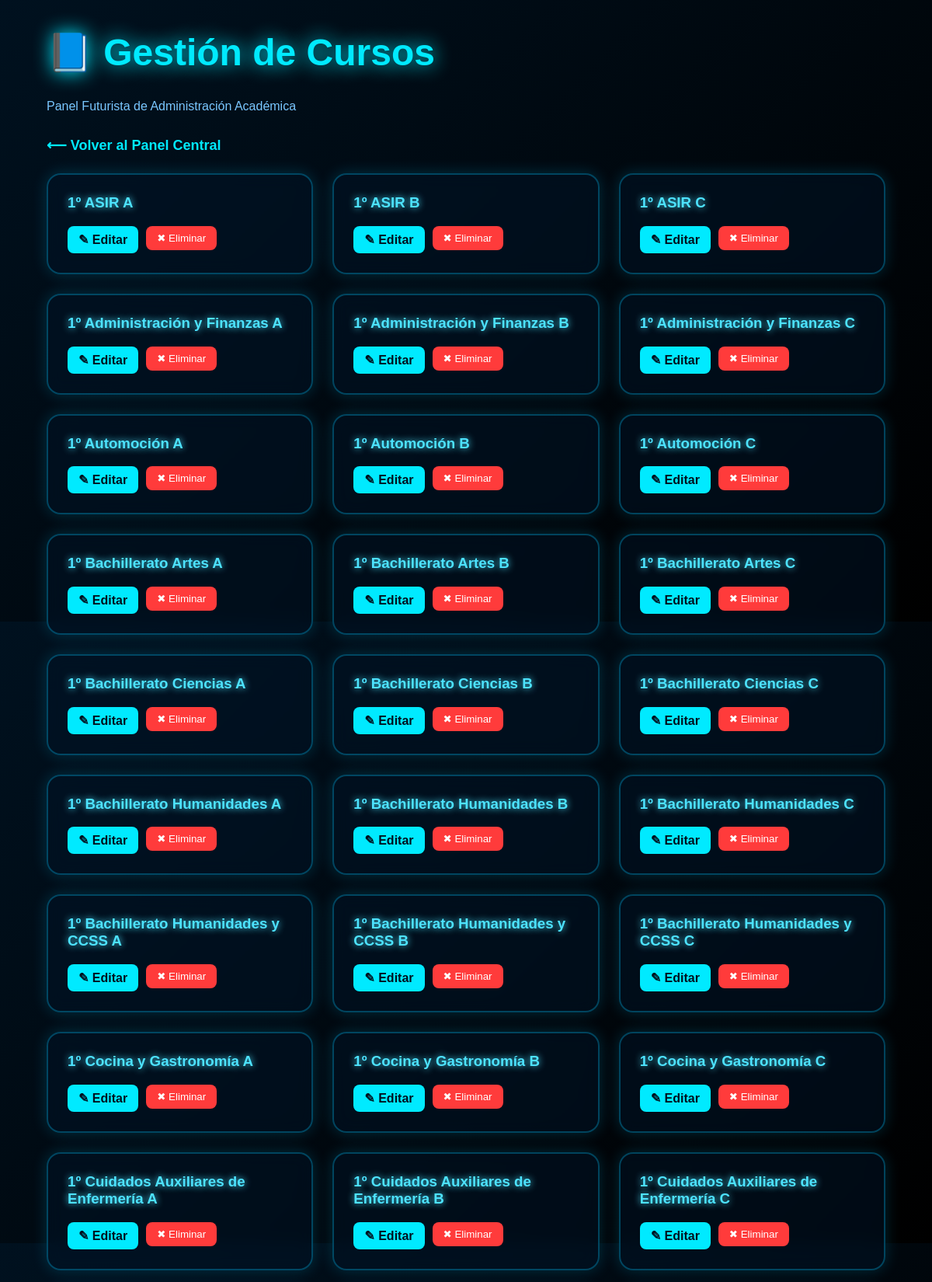
Page /gestion_cursos (signed in, upper part) on the committed database.
### tables this page shows
CREATE TABLE cursos (
    id INTEGER PRIMARY KEY AUTOINCREMENT,
    nombre TEXT UNIQUE NOT NULL
, centro_id INTEGER DEFAULT 1);

### app.py (the view)
@app.route("/gestion_cursos")
def gestion_cursos():
    if not es_coordinador_o_tde():
        return redirect("/login")
    centro_id = get_centro_id()
    conn = sqlite3.connect("servicioedu.db")
    conn.row_factory = sqlite3.Row
    cur = conn.cursor()
    if centro_id:
        cur.execute("SELECT * FROM cursos WHERE centro_id = ? ORDER BY nombre ASC", (centro_id,))
    else:
        cur.execute("SELECT * FROM cursos ORDER BY nombre ASC")
    cursos = cur.fetchall()
    conn.close()
    return render_template("gestion_cursos.html", cursos=cursos)

### app.py (called while the page is built)
def get_centro_id():
    return session.get("centro_id")

def es_coordinador_o_tde():
    if "coordinador_id" in session:
        return True
    if "profesor_id" in session and "tde" in session.get("roles", []):
        return True
    return False

### templates/gestion_cursos.html (shortened to what this page needs)
<!DOCTYPE html>
<html lang="es">
<head>
    <link rel="stylesheet" href="/static/css/tde_cursos.css">
</head>
<body>
<div class="container">
    <h1 class="titulo">📘 Gestión de Cursos</h1>
    <p class="subtitulo">Panel Futurista de Administración Académica</p>
    <a href="/panel_tde" class="btn-volver">⟵ Volver al Panel Central</a>
    <div class="grid-cursos">
        {% for c in cursos %}
        <div class="curso-card">
            <h3>{{ c.nombre }}</h3>
            <div class="acciones">
                <a href="/editar_curso?id={{ c.id }}" class="btn-editar">✎ Editar</a>
                <form action="/delete_curso" method="POST">
                    <button class="btn-eliminar">✖ Eliminar</button>
                </form>
            </div>
        </div>
        {% endfor %}
    </div>
</div>
</body>
</html>

### static/css/tde_cursos.css (style rules this page uses)
body { background: linear-gradient(135deg, #00111f, #000000); font-family: 'Poppins', sans-serif; color: #dff6ff; margin: 0; padding: 0; }
.container { width: 90%; max-width: 1300px; margin: 40px auto; }
.titulo { font-size: 48px; font-weight: 900; color: #00eaff; text-shadow: 0 0 25px #00eaff; }
.subtitulo { color: #7ac7ff; margin-bottom: 30px; }
.btn-volver { color: #00eaff; text-decoration: none; font-weight: bold; font-size: 18px; margin-bottom: 25px; display: inline-block; }
.grid-cursos { display: grid; grid-template-columns: repeat(auto-fill, minmax(260px, 1fr)); gap: 25px; }
.curso-card { background: rgba(0, 20, 40, 0.5); padding: 25px; border-radius: 18px; backdrop-filter: blur(10px); border: 2px solid rgba(0, 200, 255, 0.3); box-shadow: 0 0 20px rgba(0, 200, 255, 0.2); transition: 0.25s; }
.curso-card h3 { margin-top: 0; color: #4de3ff; text-shadow: 0 0 10px #4de3ff; }
.acciones { margin-top: 15px; display: flex; gap: 10px; }
.btn-editar { background: #00eaff; color: #00111f; padding: 8px 14px; border-radius: 8px; text-decoration: none; font-weight: bold; }
.btn-eliminar { background: #ff3b3b; color: white; padding: 8px 14px; border-radius: 8px; border: none; cursor: pointer; }

### rows in the picture
cursos: nombre "1º ASIR A"
cursos: nombre "1º ASIR B"
cursos: nombre "1º ASIR C"
cursos: nombre "1º Administración y Finanzas A"
cursos: nombre "1º Administración y Finanzas B"
cursos: nombre "1º Administración y Finanzas C"
cursos: nombre "1º Automoción A"
cursos: nombre "1º Automoción B"
cursos: nombre "1º Automoción C"
cursos: nombre "1º Bachillerato Artes A"
cursos: nombre "1º Bachillerato Artes B"
cursos: nombre "1º Bachillerato Artes C"
cursos: nombre "1º Bachillerato Ciencias A"
cursos: nombre "1º Bachillerato Ciencias B"
cursos: nombre "1º Bachillerato Ciencias C"
cursos: nombre "1º Bachillerato Humanidades A"
cursos: nombre "1º Bachillerato Humanidades B"
cursos: nombre "1º Bachillerato Humanidades C"
cursos: nombre "1º Bachillerato Humanidades y CCSS A"
cursos: nombre "1º Bachillerato Humanidades y CCSS B"
cursos: nombre "1º Bachillerato Humanidades y CCSS C"
cursos: nombre "1º Cocina y Gastronomía A"
cursos: nombre "1º Cocina y Gastronomía B"
cursos: nombre "1º Cocina y Gastronomía C"
cursos: nombre "1º Cuidados Auxiliares de Enfermería A"
cursos: nombre "1º Cuidados Auxiliares de Enfermería B"
cursos: nombre "1º Cuidados Auxiliares de Enfermería C"
